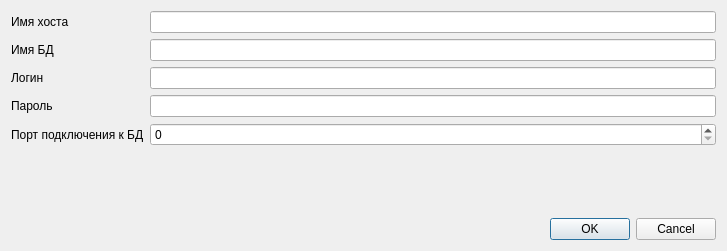
<?xml version="1.0" encoding="UTF-8"?>
<ui version="4.0">
 <class>Dialog</class>
 <widget class="QDialog" name="Dialog">
  <property name="geometry">
   <rect>
    <x>0</x>
    <y>0</y>
    <width>727</width>
    <height>251</height>
   </rect>
  </property>
  <property name="windowTitle">
   <string>Dialog</string>
  </property>
  <layout class="QFormLayout" name="formLayout">
   <item row="0" column="0">
    <widget class="QLabel" name="lb_host">
     <property name="text">
      <string>Имя хоста</string>
     </property>
     <property name="buddy">
      <cstring>line_host</cstring>
     </property>
    </widget>
   </item>
   <item row="0" column="1">
    <widget class="QLineEdit" name="line_host"/>
   </item>
   <item row="1" column="0">
    <widget class="QLabel" name="lb_name">
     <property name="text">
      <string>Имя БД</string>
     </property>
     <property name="buddy">
      <cstring>line_name</cstring>
     </property>
    </widget>
   </item>
   <item row="1" column="1">
    <widget class="QLineEdit" name="line_name"/>
   </item>
   <item row="2" column="0">
    <widget class="QLabel" name="lb_login">
     <property name="text">
      <string>Логин</string>
     </property>
     <property name="buddy">
      <cstring>line_login</cstring>
     </property>
    </widget>
   </item>
   <item row="2" column="1">
    <widget class="QLineEdit" name="line_login"/>
   </item>
   <item row="3" column="0">
    <widget class="QLabel" name="lb_pass">
     <property name="text">
      <string>Пароль</string>
     </property>
     <property name="buddy">
      <cstring>line_pass</cstring>
     </property>
    </widget>
   </item>
   <item row="3" column="1">
    <widget class="QLineEdit" name="line_pass"/>
   </item>
   <item row="8" column="1">
    <widget class="QDialogButtonBox" name="buttonBox">
     <property name="orientation">
      <enum>Qt::Horizontal</enum>
     </property>
     <property name="standardButtons">
      <set>QDialogButtonBox::Cancel|QDialogButtonBox::Ok</set>
     </property>
    </widget>
   </item>
   <item row="4" column="0">
    <widget class="QLabel" name="lb_port">
     <property name="text">
      <string>Порт подключения к БД</string>
     </property>
     <property name="buddy">
      <cstring>sb_port</cstring>
     </property>
    </widget>
   </item>
   <item row="4" column="1">
    <widget class="QSpinBox" name="sb_port"/>
   </item>
   <item row="7" column="1">
    <spacer name="verticalSpacer">
     <property name="orientation">
      <enum>Qt::Vertical</enum>
     </property>
     <property name="sizeHint" stdset="0">
      <size>
       <width>20</width>
       <height>40</height>
      </size>
     </property>
    </spacer>
   </item>
  </layout>
 </widget>
 <resources/>
 <connections>
  <connection>
   <sender>buttonBox</sender>
   <signal>accepted()</signal>
   <receiver>Dialog</receiver>
   <slot>accept()</slot>
   <hints>
    <hint type="sourcelabel">
     <x>367</x>
     <y>481</y>
    </hint>
    <hint type="destinationlabel">
     <x>157</x>
     <y>274</y>
    </hint>
   </hints>
  </connection>
  <connection>
   <sender>buttonBox</sender>
   <signal>rejected()</signal>
   <receiver>Dialog</receiver>
   <slot>reject()</slot>
   <hints>
    <hint type="sourcelabel">
     <x>435</x>
     <y>487</y>
    </hint>
    <hint type="destinationlabel">
     <x>286</x>
     <y>274</y>
    </hint>
   </hints>
  </connection>
 </connections>
</ui>
